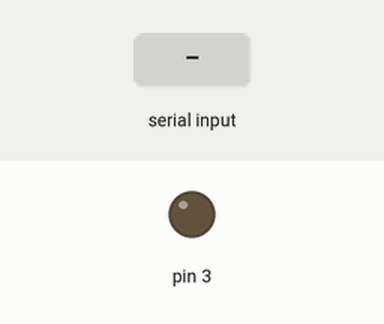
Simulated run of this sketch. Board: Arduino Uno, built with avr-gcc and run on an emulated ATmega328P. Parts: output pins drawn as LEDs (lit = HIGH). The test bench sets the inputs (shaded band).

Above: at 1.2 s.
1.3 s: "1\n" received over Serial
Timing chart, 0 to 4.3 s (numbered marks = the images above; inputs shaded):
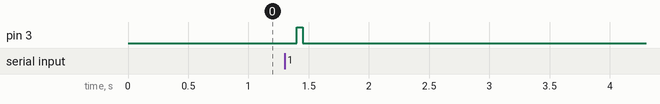

The sketch:

sketch_sep29a.ino
```cpp
int data;
void setup()
{
  pinMode(3,OUTPUT);
  Serial.begin(9600);

}

void loop(){
if (Serial.available()>0) {
  data=Serial.parseInt();
  if (data==1){
    digitalWrite(3,1);
    delay(50);
    digitalWrite(3,0);
    delay(50);
  }
}
delay(100);
}
```

Measured:
- after the input at 1.3 s, pin 3: LOW → HIGH after 0.10 s, → LOW 0.05 s later
